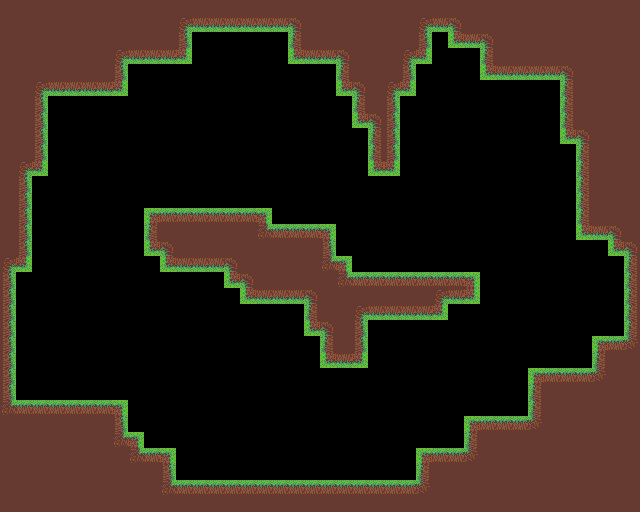

A level layout from a 2D game, rendered from its tile map. Below: a short description, then the map file with its tile-grid data intact:
An orthogonal 40x32 tile map with 16x16 px tiles, 1 tile layer (solid) and 6 objects (5x coin, playerSpawn).

<map version="1.9" tiledversion="1.9.0" orientation="orthogonal" renderorder="right-down" width="40" height="32" tilewidth="16" tileheight="16" infinite="0" nextlayerid="4" nextobjectid="13">
 <editorsettings>
  <export target="World.json" format="json" />
 </editorsettings>
 <tileset firstgid="1" name="grassSET" tilewidth="16" tileheight="16" tilecount="32" columns="8">
  <image source="grassSET.png" width="128" height="64" />
  <tile id="0">
   <properties>
    <property name="collides" type="bool" value="false" />
   </properties>
  </tile>
  <tile id="1">
   <properties>
    <property name="collides" type="bool" value="true" />
   </properties>
  </tile>
  <tile id="2">
   <properties>
    <property name="collides" type="bool" value="true" />
   </properties>
  </tile>
  <tile id="3">
   <properties>
    <property name="collides" type="bool" value="true" />
   </properties>
  </tile>
  <tile id="5">
   <properties>
    <property name="collides" type="bool" value="false" />
   </properties>
  </tile>
  <tile id="6">
   <properties>
    <property name="collides" type="bool" value="true" />
   </properties>
  </tile>
  <tile id="7">
   <properties>
    <property name="collides" type="bool" value="false" />
   </properties>
  </tile>
  <tile id="9">
   <properties>
    <property name="collides" type="bool" value="true" />
   </properties>
  </tile>
  <tile id="10">
   <properties>
    <property name="collides" type="bool" value="false" />
   </properties>
  </tile>
  <tile id="11">
   <properties>
    <property name="collides" type="bool" value="true" />
   </properties>
  </tile>
  <tile id="13">
   <properties>
    <property name="collides" type="bool" value="true" />
   </properties>
  </tile>
  <tile id="14">
   <properties>
    <property name="collides" type="bool" value="false" />
   </properties>
  </tile>
  <tile id="15">
   <properties>
    <property name="collides" type="bool" value="true" />
   </properties>
  </tile>
  <tile id="17">
   <properties>
    <property name="collides" type="bool" value="true" />
   </properties>
  </tile>
  <tile id="18">
   <properties>
    <property name="collides" type="bool" value="true" />
   </properties>
  </tile>
  <tile id="19">
   <properties>
    <property name="collides" type="bool" value="true" />
   </properties>
  </tile>
  <tile id="21">
   <properties>
    <property name="collides" type="bool" value="false" />
   </properties>
  </tile>
  <tile id="22">
   <properties>
    <property name="collides" type="bool" value="true" />
   </properties>
  </tile>
  <tile id="23">
   <properties>
    <property name="collides" type="bool" value="false" />
   </properties>
  </tile>
  <tile id="29">
   <properties>
    <property name="colides" type="bool" value="false" />
   </properties>
  </tile>
 </tileset>
 <objectgroup id="2" name="obj">
  <object id="4" name="playerSpawn" x="96" y="384" width="16" height="16" />
  <object id="5" name="coin" x="248" y="176" width="20" height="20" />
  <object id="9" name="coin" x="368" y="456" width="20" height="20" />
  <object id="10" name="coin" x="68" y="196" width="20" height="20" />
  <object id="11" name="coin" x="600" y="316" width="20" height="20" />
  <object id="12" name="coin" x="494.433" y="224.315" width="20" height="20" rotation="30.3919" />
 </objectgroup>
 <layer id="1" name="solid" width="40" height="32">
  <data encoding="csv">
11,11,11,11,11,11,11,11,11,11,11,11,11,11,11,11,11,11,11,11,11,11,11,11,11,11,11,11,11,11,11,11,11,11,11,11,11,11,11,11,
11,11,11,11,11,11,11,11,11,11,11,6,19,19,19,19,19,19,8,11,11,11,11,11,11,11,6,19,8,11,11,11,11,11,11,11,11,11,11,11,
11,11,11,11,11,11,11,11,11,11,11,12,0,0,0,0,0,0,10,11,11,11,11,11,11,11,12,0,18,19,8,11,11,11,11,11,11,11,11,11,
11,11,11,11,11,11,11,6,19,19,19,20,0,0,0,0,0,0,18,19,19,8,11,11,11,6,20,0,0,0,10,11,11,11,11,11,11,11,11,11,
11,11,11,11,11,11,11,12,0,0,0,0,0,0,0,0,0,0,0,0,0,10,11,11,11,12,0,0,0,0,18,19,19,19,19,8,11,11,11,11,
11,11,6,19,19,19,19,20,0,0,0,0,0,0,0,0,0,0,0,0,0,18,8,11,6,20,0,0,0,0,0,0,0,0,0,10,11,11,11,11,
11,11,12,0,0,0,0,0,0,0,0,0,0,0,0,0,0,0,0,0,0,0,10,11,12,0,0,0,0,0,0,0,0,0,0,10,11,11,11,11,
11,11,12,0,0,0,0,0,0,0,0,0,0,0,0,0,0,0,0,0,0,0,18,8,12,0,0,0,0,0,0,0,0,0,0,10,11,11,11,11,
11,11,12,0,0,0,0,0,0,0,0,0,0,0,0,0,0,0,0,0,0,0,0,10,12,0,0,0,0,0,0,0,0,0,0,18,8,11,11,11,
11,11,12,0,0,0,0,0,0,0,0,0,0,0,0,0,0,0,0,0,0,0,0,10,12,0,0,0,0,0,0,0,0,0,0,0,10,11,11,11,
11,6,20,0,0,0,0,0,0,0,0,0,0,0,0,0,0,0,0,0,0,0,0,18,20,0,0,0,0,0,0,0,0,0,0,0,10,11,11,11,
11,12,0,0,0,0,0,0,0,0,0,0,0,0,0,0,0,0,0,0,0,0,0,0,0,0,0,0,0,0,0,0,0,0,0,0,10,11,11,11,
11,12,0,0,0,0,0,0,0,0,0,0,0,0,0,0,0,0,0,0,0,0,0,0,0,0,0,0,0,0,0,0,0,0,0,0,10,11,11,11,
11,12,0,0,0,0,0,0,0,2,3,3,3,3,3,3,4,0,0,0,0,0,0,0,0,0,0,0,0,0,0,0,0,0,0,0,10,11,11,11,
11,12,0,0,0,0,0,0,0,10,11,11,11,11,11,11,22,3,3,3,4,0,0,0,0,0,0,0,0,0,0,0,0,0,0,0,18,19,8,11,
11,12,0,0,0,0,0,0,0,18,8,11,11,11,11,11,11,11,11,11,12,0,0,0,0,0,0,0,0,0,0,0,0,0,0,0,0,0,18,8,
6,20,0,0,0,0,0,0,0,0,18,19,19,19,8,11,11,11,11,11,22,4,0,0,0,0,0,0,0,0,0,0,0,0,0,0,0,0,0,10,
12,0,0,0,0,0,0,0,0,0,0,0,0,0,18,8,11,11,11,11,11,22,3,3,3,3,3,3,3,4,0,0,0,0,0,0,0,0,0,10,
12,0,0,0,0,0,0,0,0,0,0,0,0,0,0,18,19,19,19,8,11,11,11,11,11,11,11,6,19,20,0,0,0,0,0,0,0,0,0,10,
12,0,0,0,0,0,0,0,0,0,0,0,0,0,0,0,0,0,0,10,11,11,6,19,19,19,19,20,0,0,0,0,0,0,0,0,0,0,0,10,
12,0,0,0,0,0,0,0,0,0,0,0,0,0,0,0,0,0,0,18,8,11,12,0,0,0,0,0,0,0,0,0,0,0,0,0,0,0,0,10,
12,0,0,0,0,0,0,0,0,0,0,0,0,0,0,0,0,0,0,0,10,11,12,0,0,0,0,0,0,0,0,0,0,0,0,0,0,2,3,24,
12,0,0,0,0,0,0,0,0,0,0,0,0,0,0,0,0,0,0,0,18,19,20,0,0,0,0,0,0,0,0,0,0,0,0,0,0,10,11,11,
12,0,0,0,0,0,0,0,0,0,0,0,0,0,0,0,0,0,0,0,0,0,0,0,0,0,0,0,0,0,0,0,0,2,3,3,3,24,11,11,
12,0,0,0,0,0,0,0,0,0,0,0,0,0,0,0,0,0,0,0,0,0,0,0,0,0,0,0,0,0,0,0,0,10,11,11,11,11,11,11,
22,3,3,3,3,3,3,4,0,0,0,0,0,0,0,0,0,0,0,0,0,0,0,0,0,0,0,0,0,0,0,0,0,10,11,11,11,11,11,11,
11,11,11,11,11,11,11,12,0,0,0,0,0,0,0,0,0,0,0,0,0,0,0,0,0,0,0,0,0,2,3,3,3,24,11,11,11,11,11,11,
11,11,11,11,11,11,11,22,4,0,0,0,0,0,0,0,0,0,0,0,0,0,0,0,0,0,0,0,0,10,11,11,11,11,11,11,11,11,11,11,
11,11,11,11,11,11,11,11,22,3,4,0,0,0,0,0,0,0,0,0,0,0,0,0,0,0,2,3,3,24,11,11,11,11,11,11,11,11,11,11,
11,11,11,11,11,11,11,11,11,11,12,0,0,0,0,0,0,0,0,0,0,0,0,0,0,0,10,11,11,11,11,11,11,11,11,11,11,11,11,11,
11,11,11,11,11,11,11,11,11,11,22,3,3,3,3,3,3,3,3,3,3,3,3,3,3,3,24,11,11,11,11,11,11,11,11,11,11,11,11,11,
11,11,11,11,11,11,11,11,11,11,11,11,11,11,11,11,11,11,11,11,11,11,11,11,11,11,11,11,11,11,11,11,11,11,11,11,11,11,11,11
</data>
 </layer>
</map>